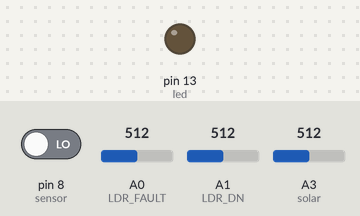
Bench run of a sketch on a simulated Arduino Uno, built with avr-gcc and run on an emulated ATmega328P. Shown: output pins drawn as LEDs (lit = HIGH). The test bench sets the inputs (shaded band); at power-on: A0 (LDR_FAULT) = 512, pin 8 (sensor) LOW, A1 (LDR_DN) = 512, A3 (solar) = 512. What the sketch prints to the serial monitor is not drawn.

Above: at 0.1 s.
At 7.0 s:
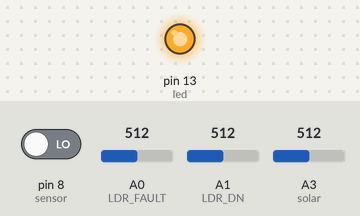
7.1 s: A0 (LDR_FAULT) set to 814
8.6 s: A0 (LDR_FAULT) set to 831
Timing chart, 0 to 11.6 s (numbered marks = the images above; inputs shaded):
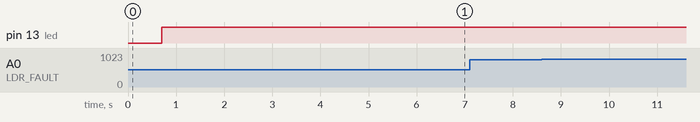

Measured:
- after the input at 7.1 s, every drawn part: stays the same
- after the input at 8.6 s, every drawn part: stays the same

The sketch:

Intelligent_Street_light.ino
```cpp
//for battery

float samples= 10;
float sum = 0;                    // sum of samples taken
float sample_count = 0;          // current sample number
float battery = 0.00 ;            // calculated voltage
int solar=A3, mains=4;

//for day-night detection
int LDR_DN = A1;
int LDR_value ;
int led = 13;

//for PIR
int sensor = 8;
int value;

//for fault detection
int LDR_FAULT=A0;


void setup() { // declare the ledPin as an OUTPUT:

Serial.begin(115200);

pinMode(LDR_FAULT,INPUT);
pinMode(LDR_DN,INPUT);
pinMode(mains,INPUT);
pinMode(solar,INPUT);
pinMode(led, OUTPUT);
pinMode(sensor, INPUT);    // initialize PIR as an input
 }

void loop()

{ int fault= analogRead(LDR_FAULT);

 while (sample_count <samples)
    {
        sum += analogRead(solar);
        sample_count++;
        delay(40);
    }

    battery = (sum /samples * 5.015)/ 1024.0;


    Serial.print(battery);
    Serial.print (" V  ");

    Serial.print( battery*100/6);
    Serial.print(" % ");
    delay(300);
    sample_count = 0;
    sum = 0;

   if((battery*100/6)<=32)
   {
    //digitalWrite(solar,LOW);
    //digitalWrite(mains,HIGH);
    Serial.println("Running on Mains");

LDR_value = analogRead(LDR_DN);

Serial.println(LDR_value);

if (LDR_value < 745)

{ Serial.print("Night  ");
  value=digitalRead(sensor);
  if(value==1)
  {
    digitalWrite(led,0);
  Serial.print("Motion detected  ");
  Serial.println(value); // Printing output to serial monitor
  //value=0;
  if(fault>820)        //Fault detection
   { Serial.print("                 light is OK");}
  else
   { Serial.print("      FAULT!! Light not getting on  "); }
   value=0;
  }
  else

  {  digitalWrite(led,1);
     Serial.print(" No motion  ");
    Serial.println(value);

   if(fault<821)        //Fault detection
   { Serial.print("                 light is OK");}
  else
   { Serial.print("      FAULT!! Light not getting off  "); }


  }

}
else
{
 Serial.print("Day  ");
digitalWrite(led,1);
Serial.println(" light is OFF");

 if(fault<821)        //Fault detection
   { Serial.print("                 light is OK");}
  else
   { Serial.print("      FAULT!! Light not getting off  "); }


}}
  if((battery*100/6)>32)
   {
    //digitalWrite(solar,HIGH);
    //digitalWrite(mains,LOW);
    Serial.println("Running on Solar");

LDR_value = analogRead(LDR_DN);

Serial.println(LDR_value);

if (LDR_value < 745)

{ Serial.print("Night  ");
  value=digitalRead(sensor);
  if(value==1)
  {
    digitalWrite(led,0);
  Serial.print("Motion detected  ");
  Serial.println(value); // Printing output to serial monitor
  //value=0;
  if(fault>820)        //Fault detection
   { Serial.print("                 light is OK");}
  else
   { Serial.print("      FAULT!! Light not getting on  "); }
   value=0;
  }
  else

  {  digitalWrite(led,1);
     Serial.print(" No motion  ");
    Serial.println(value);

   if(fault<821)        //Fault detection
   { Serial.print("                 light is OK");}
  else
   { Serial.print("      FAULT!! Light not getting off  "); }


  }

}
else
{
 Serial.print("Day  ");
digitalWrite(led,1);
Serial.println(" light is OFF");

 if(fault<821)        //Fault detection
   { Serial.print("                 light is OK");}
  else
   { Serial.print("      FAULT!! Light not getting off  "); }

}
}
//delay(1000);
}
```
